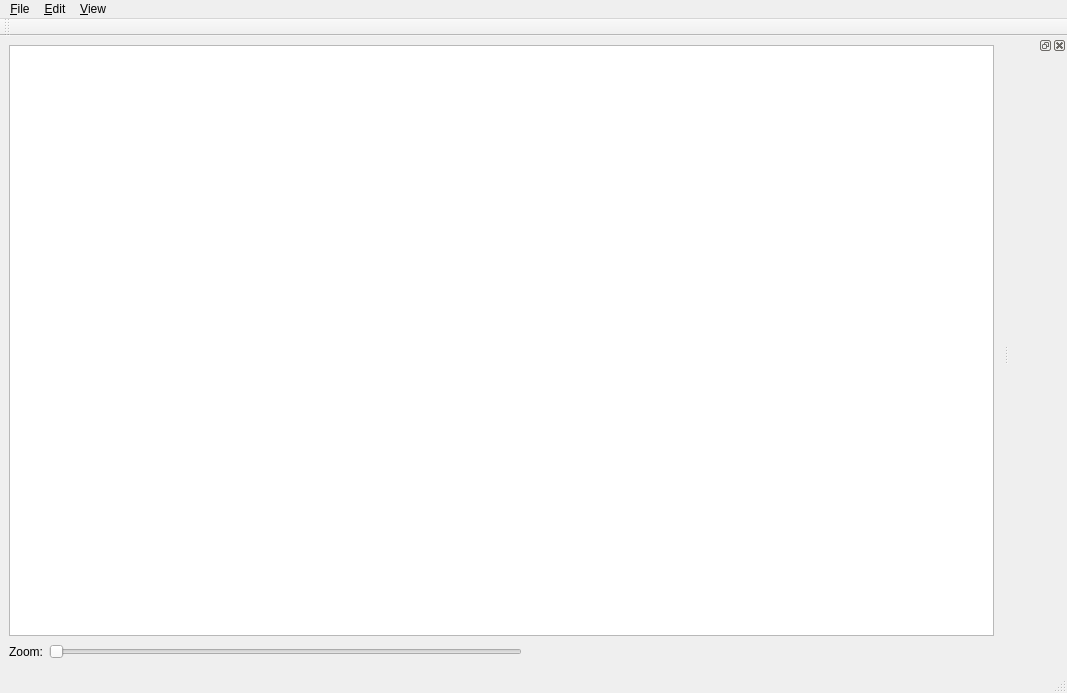
<?xml version="1.0" encoding="UTF-8"?>
<ui version="4.0">
 <class>MainWindow</class>
 <widget class="QMainWindow" name="MainWindow">
  <property name="geometry">
   <rect>
    <x>0</x>
    <y>0</y>
    <width>1067</width>
    <height>693</height>
   </rect>
  </property>
  <property name="windowTitle">
   <string>Piet Creator</string>
  </property>
  <widget class="QWidget" name="centralwidget">
   <layout class="QVBoxLayout" name="verticalLayout_2">
    <item>
     <widget class="QTableView" name="mView">
      <attribute name="horizontalHeaderVisible">
       <bool>true</bool>
      </attribute>
      <attribute name="verticalHeaderVisible">
       <bool>true</bool>
      </attribute>
      <attribute name="verticalHeaderVisible">
       <bool>true</bool>
      </attribute>
      <attribute name="horizontalHeaderVisible">
       <bool>true</bool>
      </attribute>
     </widget>
    </item>
    <item>
     <layout class="QHBoxLayout" name="horizontalLayout" stretch="0,0,0">
      <item>
       <widget class="QLabel" name="label">
        <property name="text">
         <string>Zoom:</string>
        </property>
       </widget>
      </item>
      <item>
       <widget class="QSlider" name="mZoomSlider">
        <property name="minimum">
         <number>4</number>
        </property>
        <property name="maximum">
         <number>32</number>
        </property>
        <property name="orientation">
         <enum>Qt::Horizontal</enum>
        </property>
       </widget>
      </item>
      <item>
       <spacer name="horizontalSpacer">
        <property name="orientation">
         <enum>Qt::Horizontal</enum>
        </property>
        <property name="sizeHint" stdset="0">
         <size>
          <width>40</width>
          <height>20</height>
         </size>
        </property>
       </spacer>
      </item>
     </layout>
    </item>
   </layout>
  </widget>
  <widget class="QMenuBar" name="mMenubar">
   <property name="geometry">
    <rect>
     <x>0</x>
     <y>0</y>
     <width>1067</width>
     <height>22</height>
    </rect>
   </property>
   <widget class="QMenu" name="menuFile">
    <property name="title">
     <string>&amp;File</string>
    </property>
    <addaction name="actionNew"/>
    <addaction name="actionOpenSource"/>
    <addaction name="actionSaveSource"/>
    <addaction name="separator"/>
    <addaction name="actionExit"/>
   </widget>
   <widget class="QMenu" name="menuView">
    <property name="title">
     <string>&amp;View</string>
    </property>
    <addaction name="actionToggleGrid"/>
    <addaction name="actionToggleHeaders"/>
   </widget>
   <widget class="QMenu" name="menuEdit">
    <property name="title">
     <string>&amp;Edit</string>
    </property>
   </widget>
   <addaction name="menuFile"/>
   <addaction name="menuEdit"/>
   <addaction name="menuView"/>
  </widget>
  <widget class="QStatusBar" name="mStatusbar"/>
  <widget class="QToolBar" name="mToolBar">
   <property name="windowTitle">
    <string>toolBar</string>
   </property>
   <attribute name="toolBarArea">
    <enum>TopToolBarArea</enum>
   </attribute>
   <attribute name="toolBarBreak">
    <bool>false</bool>
   </attribute>
  </widget>
  <widget class="QDockWidget" name="dockWidget">
   <property name="sizePolicy">
    <sizepolicy hsizetype="Minimum" vsizetype="Preferred">
     <horstretch>0</horstretch>
     <verstretch>0</verstretch>
    </sizepolicy>
   </property>
   <attribute name="dockWidgetArea">
    <number>2</number>
   </attribute>
   <widget class="QWidget" name="mDockContents">
    <layout class="QVBoxLayout" name="verticalLayout">
     <item>
      <spacer name="verticalSpacer">
       <property name="orientation">
        <enum>Qt::Vertical</enum>
       </property>
       <property name="sizeHint" stdset="0">
        <size>
         <width>20</width>
         <height>40</height>
        </size>
       </property>
      </spacer>
     </item>
    </layout>
   </widget>
  </widget>
  <action name="actionToggleGrid">
   <property name="text">
    <string>Toggle &amp;Grid</string>
   </property>
  </action>
  <action name="actionNew">
   <property name="text">
    <string>&amp;New</string>
   </property>
  </action>
  <action name="actionOpenSource">
   <property name="text">
    <string>&amp;Open…</string>
   </property>
  </action>
  <action name="actionSaveSource">
   <property name="text">
    <string>&amp;Save…</string>
   </property>
  </action>
  <action name="actionExit">
   <property name="text">
    <string>&amp;Quit</string>
   </property>
  </action>
  <action name="actionToggleHeaders">
   <property name="text">
    <string>Toggle &amp;Headers</string>
   </property>
  </action>
 </widget>
 <resources/>
 <connections/>
</ui>
